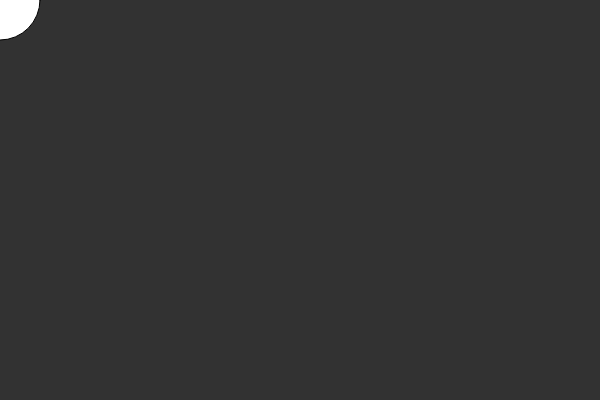
Frame 1 (no input)
Frame 60 (no input): identical to frame 1, image omitted
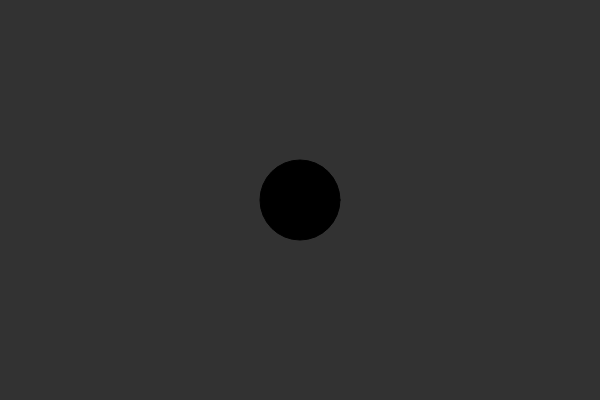
Frame 120 (the mouse pressed at the canvas centre since frame 60)

The p5.js sketch that drew these frames (run headless with seeded random() and noise() and a simulated clock; from frame 60 on, the mouse is pressed at the canvas centre):

// p5.js sketch
// ── sketch.js
function setup() 
{
  createCanvas(600, 400);
}

function draw() 
{
  background(50);
  if (mouseIsPressed) 
  {
    fill(0);
  } 
  else 
  {
    fill(255);
  }
  ellipse(mouseX, mouseY, 80, 80);
}
